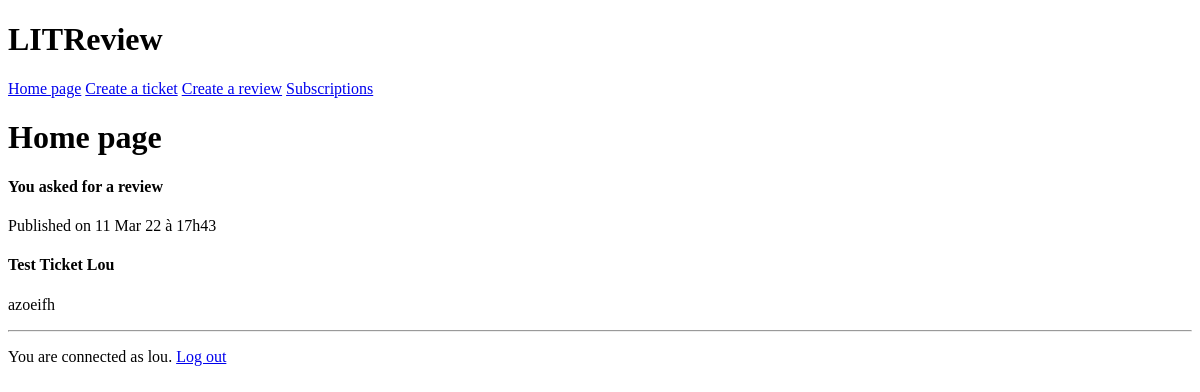
Page /home_page/ (signed in) on the earlier database version.
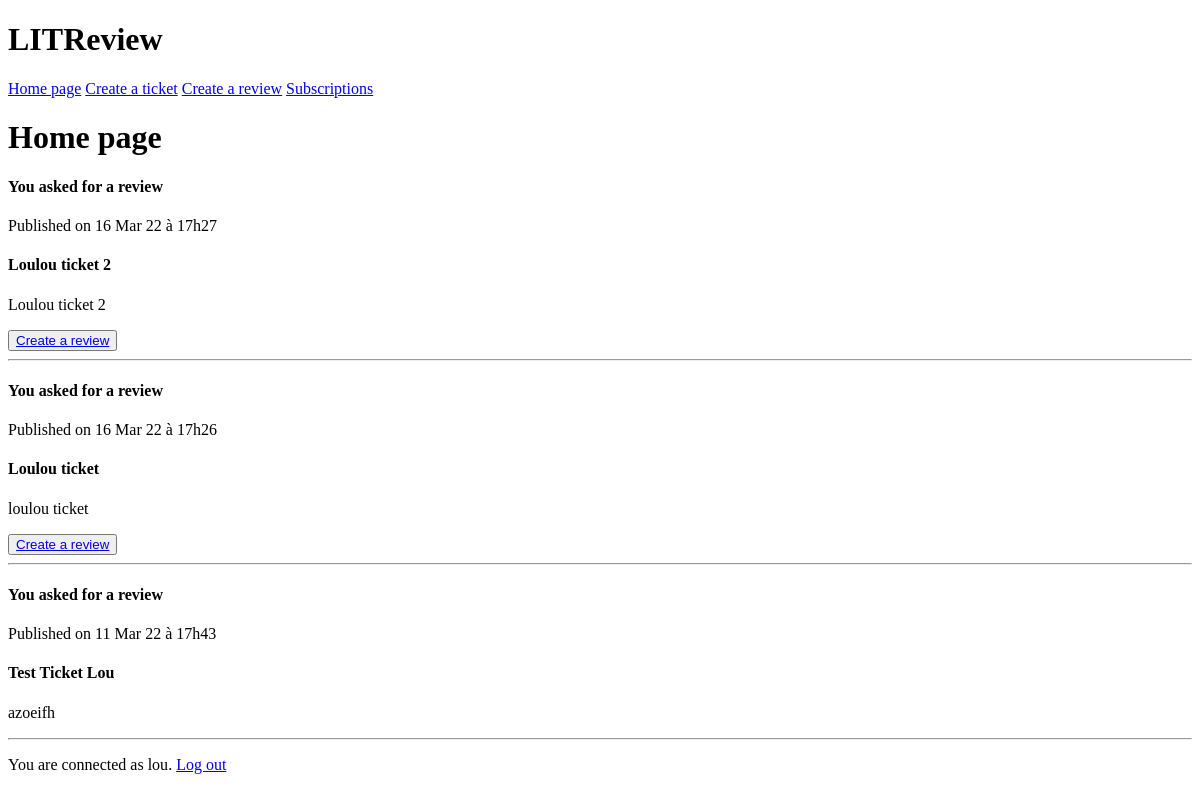
Same page on the later database version.
### feedapp/models.py (models this page shows, shortened)
class Ticket(models.Model):
    title = models.CharField(max_length=128)
    description = models.CharField(max_length=2048, blank=True)
    user = models.ForeignKey(settings.AUTH_USER_MODEL, on_delete=models.CASCADE)
    image = models.ImageField(null=True, blank=True)
    time_created = models.DateTimeField(auto_now_add=True)
    IMAGE_MAX_SIZE = (100, 100)

### authentication/models.py (models this page shows)
class User(AbstractUser):
    username = models.CharField(max_length=20, unique=True)
    USERNAME_FIELD = 'username'
    follows = models.ManyToManyField('self', symmetrical=False, verbose_name='follows')

### feedapp/views.py (the view)
# urls.py: path('home_page/', home_page, name='home_page'),
@login_required
def home_page(request):
    tickets = models.Ticket.objects.filter(Q(user=request.user) |
                                           Q(user__in=request.user.follows.all()))
    reviews = models.Review.objects.filter(Q(user=request.user) |
                                           Q(user__in=request.user.follows.all()))
    tickets = tickets.annotate(content_type=Value('TICKET', CharField()))
    reviews = reviews.annotate(content_type=Value('REVIEW', CharField()))
    posts = sorted(chain(tickets, reviews), key=lambda post: post.time_created, reverse=True)
    return render(request, 'feedapp/home_page.html', context={'posts': posts})

### feedapp/templatetags/feedapp_extras.py (called while the page is built)
@register.filter
def ticket_has_review(value):
    test_existing_reviews = False
    review = models.Review.objects.filter(ticket=value)
    if review:
        test_existing_reviews = True
    return test_existing_reviews

@register.filter
def get_posted_at_display(posted_at):
    seconds_ago = (timezone.now() - posted_at).total_seconds()
    if seconds_ago <= HOUR:
        return f'Published {int(seconds_ago // MINUTE)} minutes ago.'
    elif seconds_ago <= DAY:
        return f'Published {int(seconds_ago // HOUR)} hours ago.'
    return f'Published on {posted_at.strftime("%d %b %y à %Hh%M")}'

@register.simple_tag(takes_context=True)
def get_poster_display(context, user):
    if user == context['user']:
        return 'You'
    return user.username

### feedapp/templates/feedapp/home_page.html
{% extends 'base.html' %}
    {% block content %}
        <h1>Home page</h1>
        {% for post in posts %}
            {% if post.content_type == 'TICKET' %}
                {% include 'feedapp/partials/ticket_snippet.html' with ticket=post %}
            {% elif post.content_type == 'REVIEW' %}
                {% include 'feedapp/partials/review_snippet.html' with review=post %}
            {% endif %}
            <hr>
        {% endfor %}
    {% endblock content %}

### templates/base.html (shortened to what this page needs)
<!DOCTYPE html>
<html lang="en">
<head>
</head>
<body>
  <h1>LITReview</h1>
  <nav>
      <a href="{% url 'home_page' %}">Home page</a>
      <a href="{% url 'create_ticket' %}">Create a ticket</a>
      <a href="{% url 'create_review' %}">Create a review</a>
      <a href="{% url 'subscription_page' %}">Subscriptions</a>
  </nav>
  {% block content %} {% endblock content %}
  {% if user.is_authenticated %}
    <p>You are connected as {{ user }}. <a href="{% url 'logout_page' %}">Log out</a></p>
  {% endif %}
</body>
</html>

### feedapp/templates/feedapp/partials/ticket_snippet.html (shortened to what this page needs)
{% load feedapp_extras %}
<div>
    <h4>{% get_poster_display ticket.user %} asked for a review</h4>
    <div>{{ ticket.time_created|get_posted_at_display }}</div>
    <h4>{{ ticket.title }}</h4>
    <p>{{ ticket.description }}</p>
    {% if ticket|ticket_has_review == False %}
        <button type="button"><a href="{% url 'answer_ticket' ticket.id %}">Create a review</a></button>
    {% endif %}
</div>

Differences in the rows shown:
added Ticket: user "You", time_created|get_posted_at_display "Published on 16 Mar 22 à 17h27", title "Loulou ticket 2", description "Loulou ticket 2", shows "Create a review"
added Ticket: user "You", time_created|get_posted_at_display "Published on 16 Mar 22 à 17h26", title "Loulou ticket", description "loulou ticket", shows "Create a review"
